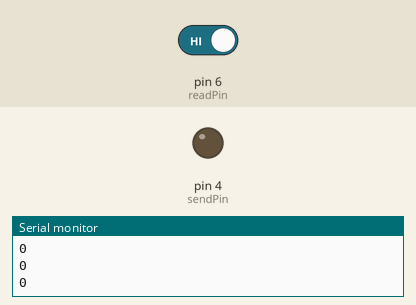
The sketch below on a simulated Arduino Uno, built with avr-gcc and run on an emulated ATmega328P. Parts: output pins drawn as LEDs (lit = HIGH), the last lines printed to the serial monitor. The inputs (shaded band) are chosen by the test bench; at power-on: pin 6 (readPin) HIGH.

Above: at 1.2 s.
1.3 s: pin 6 (readPin) driven LOW
At 2.2 s:
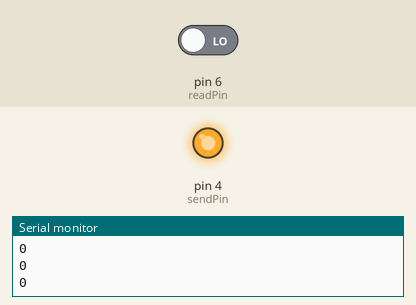
2.8 s: pin 6 (readPin) driven HIGH
At 3.3 s:
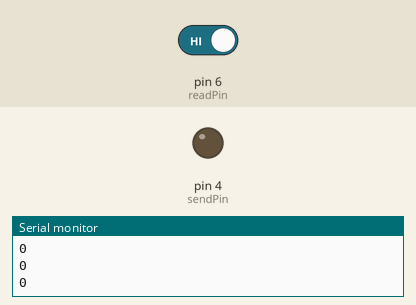
Timing chart, 0 to 5.8 s (numbered marks = the images above; inputs shaded):
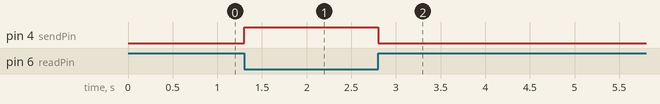

Measured:
- after the input at 1.3 s, pin 4 (sendPin): LOW → HIGH at once
- after the input at 2.8 s, pin 4 (sendPin): HIGH → LOW at once

The sketch:

diy_capacitive_sensor.ino
```cpp
// diy_capacitive_sensor.ino - measure touch
// (c) BotBook.com - Karvinen, Karvinen, Valtokari

const int sendPin = 4;
const int readPin = 6;

void setup() {
   Serial.begin(115200);
   pinMode(sendPin,OUTPUT);
   pinMode(readPin,INPUT);
   digitalWrite(readPin,LOW);
}

void loop() {
  int time = 0;

  digitalWrite(sendPin,HIGH);
  while(digitalRead(readPin) == LOW) time++;
  Serial.println(time);
  digitalWrite(sendPin,LOW);
  delay(100);
}
```
